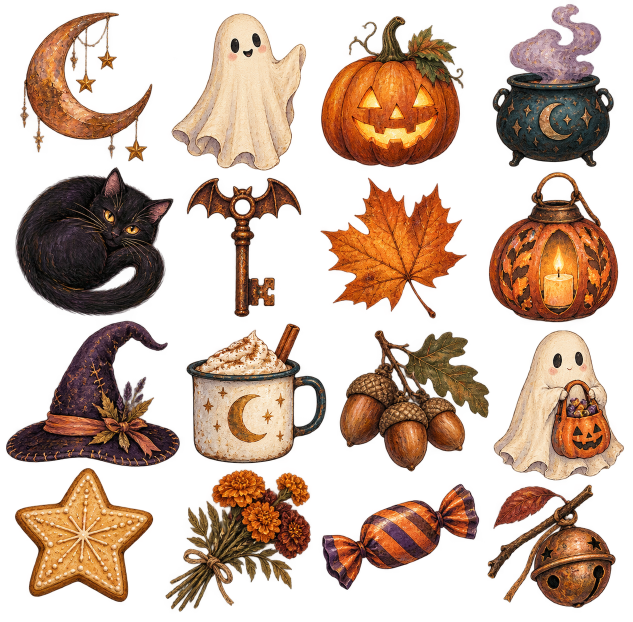
#> input picture art/source/stickers-01.png, 1265 x 1244 px (shown at 1/2 size)
$ python split-sticker-sheet.py
#> lines starting #> are read from the running program, lines starting #| are printed output that depends on the picture; after the words box and inside, x2 and y2 are one past the last pixel; in counts of white or black regions, pixels touching at a corner belong together
#> further down, image is the input picture: PIL image 1265x1244 RGBA; mean R, G, B, A 74.4, 47.3, 30.4, 112.6
#!/usr/bin/env python3
"""Package original Spooky artwork as independent transparent stickers."""
from collections import deque
from pathlib import Path
from PIL import Image, ImageChops, ImageFilter, ImageOps

ROOT = Path(__file__).resolve().parents[1]
SOURCE = ROOT / "art/source"
STICKERS = ROOT / "macos/Stickers"
OBJECTS = STICKERS / "Objects"

# Several output filenames are legacy position keys; preserve them so an app
# update does not discard existing saved Desktop sticker placements.
SHEETS = [("stickers-01.png", 4, 4), ("stickers-02.png", 4, 4),
          ("stickers-03.png", 4, 4), ("stickers-04.png", 2, 2)]
STATIC = {
    "scorpio": (1, 11), "taurus": (2, 5), "axe-ghost": (3, 12),
    "pumpkin-ghost": (2, 6), "virgo-stamp": (3, 0),
    "treat-ghost": (3, 3), "leo-stamp": (2, 13), "pixel-cat": (3, 8),
}
OBJECT_NAMES = (
    "pumpkin-cookies", "sheet-ghost", "iron-cauldron", "spirit-board",
    "ghost-candle", "blood-bottle", "dried-rose", "pumpkin-candies",
    "enamel-mug", "witch-hat", "jack-o-lantern", "frog", "wax-seal",
    "raven", "skull", "pumpkin-spice-candle", "moon", "pumpkin",
    "ghost-cocoa", "black-cat", "mushroom", "black-cauldron", "pumpkin-pair",
    "peppermint", "coffee-cup", "oak-leaf", "autumn-leaf", "candy-corn",
    "star", "halloween-mug", "cinnamon-roll", "dagger", "caramels",
    "witch-hazel", "heart-cookie", "pinecone", "sweet-bread",
    "pumpkin-pie-slice", "cat-latte", "ghost-cookie", "acorn", "muffin",
    "ice-cream", "pumpkin-pie",
)
PREFERRED = {
    "pumpkin-cookies": (1, 12), "sheet-ghost": (1, 1),
    "iron-cauldron": (1, 3), "spirit-board": (2, 10),
    "ghost-candle": (3, 11), "blood-bottle": (2, 3),
    "dried-rose": (1, 13), "pumpkin-candies": (1, 14),
    "enamel-mug": (1, 9), "witch-hat": (1, 8),
    "jack-o-lantern": (1, 2), "frog": (4, 0),
    "wax-seal": (2, 8), "raven": (2, 0), "skull": (4, 1),
    "pumpkin-spice-candle": (3, 2), "moon": (3, 10),
    "pumpkin": (2, 1), "ghost-cocoa": (4, 2),
    "black-cat": (1, 4), "mushroom": (2, 2),
    "black-cauldron": (2, 7), "pumpkin-pair": (3, 1),
    "coffee-cup": (3, 6), "oak-leaf": (3, 15),
    "autumn-leaf": (1, 6), "candy-corn": (4, 3),
    "star": (1, 0), "cinnamon-roll": (2, 12),
    "dagger": (1, 5), "pinecone": (3, 4),
    "pumpkin-pie-slice": (3, 14), "ghost-cookie": (2, 15),
    "acorn": (1, 10),
}

def cut_sheet(sheet, columns, rows):
    # The generated drawings do not follow perfectly rigid grid boundaries.
    # Find connected transparent cutouts across the whole sheet so neighboring
    # stickers never leave slivers in one another's files.
    small = sheet.copy()
    small.thumbnail((650, 650))
    alpha = small.getchannel("A").point(lambda value: 255 if value > 30 else 0)
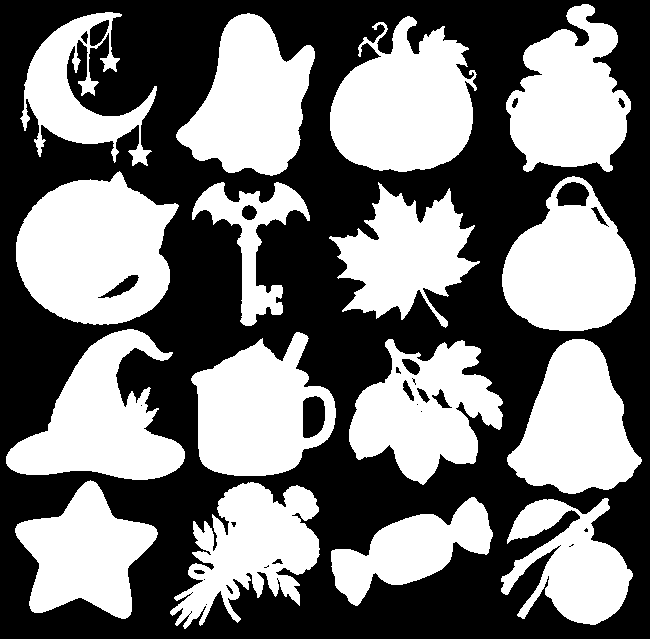
#> alpha: PIL image 650x639 L; 46.5% white; 16 white regions, largest, box (x1, y1, x2, y2) and area: (16, 171, 179, 325) 17903, (330, 16, 477, 172) 15940, (6, 329, 185, 480) 13904
    alpha = alpha.filter(ImageFilter.MaxFilter(3))
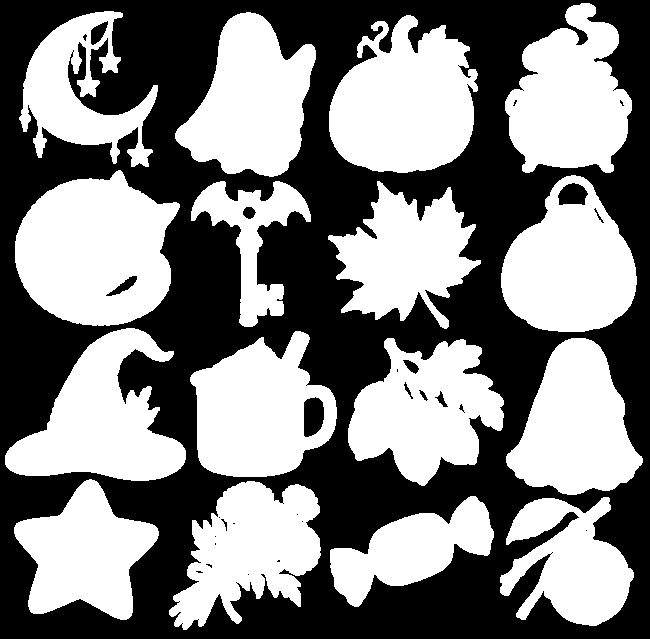
#> alpha: PIL image 650x639 L; 50.1% white; 28 black regions (15 under 20 px), largest, box (x1, y1, x2, y2) and area: (0, 0, 650, 639) 204925, (304, 397, 324, 437) 666, (558, 183, 588, 205) 498
    width, height = alpha.size
#> width = 650; height = 639
    remaining = bytearray(alpha.tobytes())
    components = []
    for seed in range(width * height):
        if not remaining[seed]:
            continue
        remaining[seed] = 0
        queue = deque([seed])
        area = 0
        left, top, right, bottom = width, height, 0, 0
        while queue:
            point = queue.popleft()
            y, x = divmod(point, width)
            area += 1
            left, right = min(left, x), max(right, x)
            top, bottom = min(top, y), max(bottom, y)
            for neighbor in (point - 1 if x else -1,
                             point + 1 if x < width - 1 else -1,
                             point - width if y else -1,
                             point + width if y < height - 1 else -1):
                if neighbor >= 0 and remaining[neighbor]:
                    remaining[neighbor] = 0
                    queue.append(neighbor)
        if area > 100:
            components.append((left, top, right + 1, bottom + 1))
    if len(components) != columns * rows:
        raise ValueError(f"Expected {columns * rows} cutouts, found {len(components)}")
    output = {}
    for left, top, right, bottom in components:
        center_x, center_y = (left + right) / 2, (top + bottom) / 2
        col = min(columns - 1, int(center_x * columns / width))
        row = min(rows - 1, int(center_y * rows / height))
        bounds = (max(0, round(left * sheet.width / width) - 4),
                  max(0, round(top * sheet.height / height) - 4),
                  min(sheet.width, round(right * sheet.width / width) + 4),
                  min(sheet.height, round(bottom * sheet.height / height) + 4))
        key = row * columns + col
        if key in output:
            raise ValueError(f"Two cutouts occupy grid cell {key}")
        output[key] = ImageOps.expand(clean_cutout(sheet.crop(bounds)), border=6, fill=(0, 0, 0, 0))
    return output

def clean_cutout(image):
    """Keep the main drawing and discard tiny parts of adjacent grid items."""
    width, height = image.size
#> width = 255; height = 339
    alpha = image.getchannel("A")
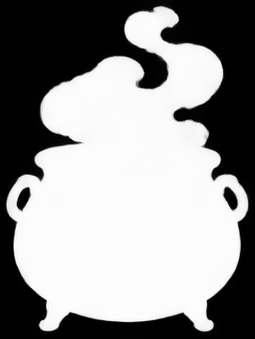
#> alpha: PIL image 255x339 L; min 0, max 255, mean 145.3
    remaining = bytearray(alpha.point(lambda value: 255 if value > 30 else 0)
                          .filter(ImageFilter.MaxFilter(3)).tobytes())
    largest = []
    for seed in range(width * height):
        if not remaining[seed]:
            continue
        remaining[seed] = 0
        queue = deque([seed])
        pixels = []
        while queue:
            point = queue.popleft()
            pixels.append(point)
            y, x = divmod(point, width)
            for neighbor in (point - 1 if x else -1,
                             point + 1 if x < width - 1 else -1,
                             point - width if y else -1,
                             point + width if y < height - 1 else -1):
                if neighbor >= 0 and remaining[neighbor]:
                    remaining[neighbor] = 0
                    queue.append(neighbor)
        if len(pixels) > len(largest):
            largest = pixels
    mask = bytearray(width * height)
    for point in largest:
        mask[point] = 255
    mask_image = Image.frombytes("L", image.size, bytes(mask)).filter(ImageFilter.MaxFilter(5))
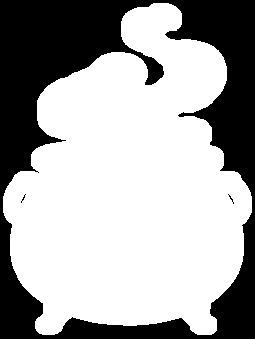
#> mask_image: PIL image 255x339 L; 65.1% white; 3 black regions (2 under 20 px), largest, box (x1, y1, x2, y2) and area: (0, 0, 255, 339) 30116
    image.putalpha(ImageChops.multiply(alpha, mask_image))
    return image

all_art = {}
for sheet_number, (name, columns, rows) in enumerate(SHEETS, 1):
    image = Image.open(SOURCE / name).convert("RGBA")
    for index, cutout in cut_sheet(image, columns, rows).items():
        all_art[(sheet_number, index)] = cutout
#> this loop made 16 passes
#> after the loop, all_art = 16 items
#> pass 2 of the loop `for sheet_number, (name, columns, rows) in enumerate(SHEETS, 1):`:
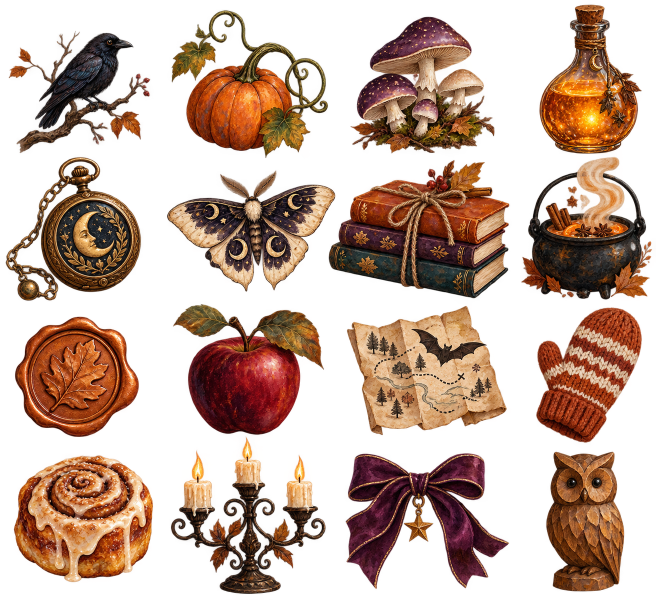
#> input picture art/source/stickers-02.png, 1312 x 1199 px (shown at 1/2 size)
#> image is the input picture: PIL image 1312x1199 RGBA; mean R, G, B, A 67.8, 39, 23.4, 113.3
#> in cut_sheet (call 2), `alpha = alpha.filter(ImageFilter.MaxFilter(3))`:
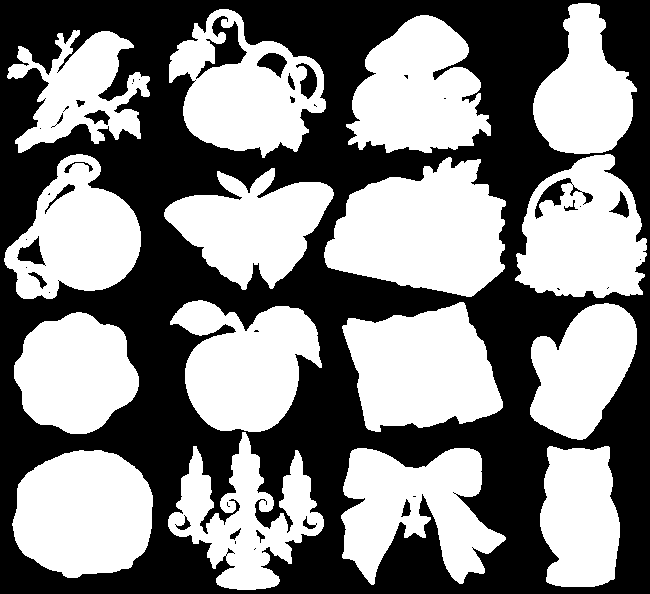
#> alpha: PIL image 650x594 L; 50.9% white; 42 black regions (21 under 20 px), largest, box (x1, y1, x2, y2) and area: (0, 0, 650, 594) 185202, (196, 16, 247, 79) 1108, (535, 178, 593, 219) 587
#> in cut_sheet (call 2), `width, height = alpha.size`: width = 650; height = 594
#> in clean_cutout (call 17), `width, height = image.size`: width = 218; height = 313
#> in clean_cutout (call 17), `mask_image = Image.frombytes("L", image.size, bytes(mask)).filter(Imag..`:
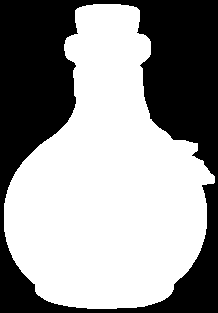
#> mask_image: PIL image 218x313 L; 58.9% white; 1 black region, box (x1, y1, x2, y2) and area: (0, 0, 218, 313) 28077
#> the loop `for index, cutout in cut_sheet(image, columns, rows).items():` made 16 passes
#> index on passes 1, 4, 6, 8, 9, 10, 11, 12: 3, 0, 7, 5, 9, 10, 11, 8
#> after the loop `for index, cutout in cut_sheet(image, columns, rows).items():`: all_art = 32 items
#> pass 3 of the loop `for sheet_number, (name, columns, rows) in enumerate(SHEETS, 1):`:
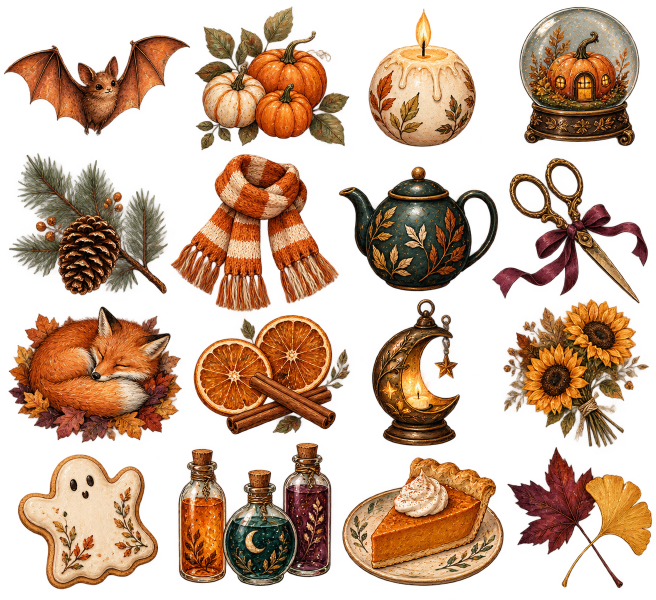
#> input picture art/source/stickers-03.png, 1312 x 1199 px (shown at 1/2 size)
#> image is the input picture: PIL image 1312x1199 RGBA; mean R, G, B, A 85.3, 50.2, 26.6, 118.5
#> in cut_sheet (call 3), `alpha = alpha.filter(ImageFilter.MaxFilter(3))`:
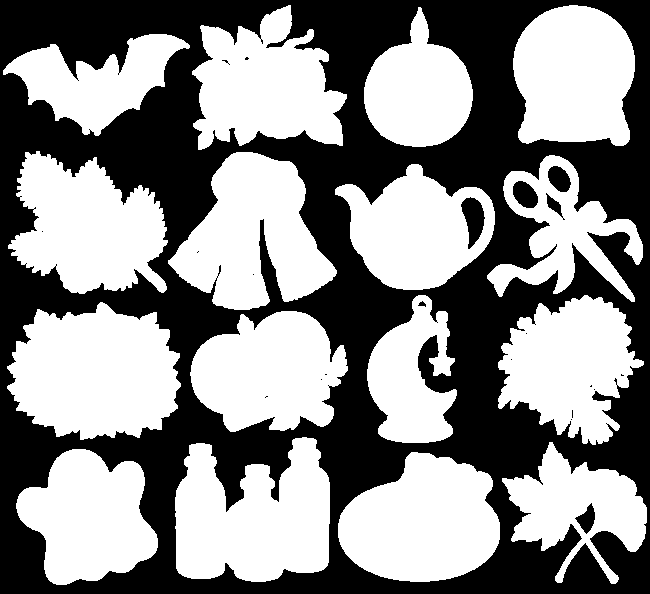
#> alpha: PIL image 650x594 L; 53.9% white; 22 black regions (15 under 20 px), largest, box (x1, y1, x2, y2) and area: (0, 0, 650, 594) 175805, (461, 197, 485, 249) 741, (513, 181, 538, 208) 493
#> in cut_sheet (call 3), `width, height = alpha.size`: width = 650; height = 594
#> in clean_cutout (call 33), `width, height = image.size`: width = 320; height = 301
#> in clean_cutout (call 33), `mask_image = Image.frombytes("L", image.size, bytes(mask)).filter(Imag..`:
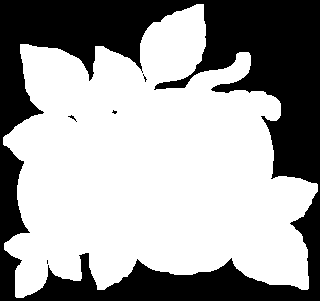
#> mask_image: PIL image 320x301 L; 63% white; 5 black regions (4 under 20 px), largest, box (x1, y1, x2, y2) and area: (0, 0, 320, 301) 35612
#> the loop `for index, cutout in cut_sheet(image, columns, rows).items():` made 16 passes
#> after the loop `for index, cutout in cut_sheet(image, columns, rows).items():`: all_art = 48 items
#> the loop made 4 passes; the first 3 are shown

selected = dict(STATIC)
#> selected = {'scorpio': (1, 11), 'taurus': (2, 5), 'axe-ghost': (3, 12), 'pumpkin-ghost': (2, 6), 'virgo-stamp': (3, 0), 'treat-ghost': (3, 3), 'leo-stamp': (2, 13), 'pixel-cat': (3, 8)}
selected.update(PREFERRED)
if len(set(selected.values())) != len(selected):
    raise ValueError("Two output names refer to the same original illustration")
available = iter(key for key in all_art if key not in selected.values())
for name in OBJECT_NAMES:
    if name not in selected:
        selected[name] = next(available)
#> after the loop, selected = 52 items
if len(selected) != 52 or set(selected.values()) != set(all_art):
    raise ValueError("Every original illustration must be packaged exactly once")

OBJECTS.mkdir(parents=True, exist_ok=True)
for name, artwork in selected.items():
    destination = STICKERS if name in STATIC else OBJECTS
    all_art[artwork].save(destination / f"{name}.png", optimize=True)
#> this loop made 52 passes
#> (name, artwork) on passes 1 to 12: ('scorpio', (1, 11)), ('taurus', (2, 5)), ('axe-ghost', (3, 12)), ('pumpkin-ghost', (2, 6)), ('virgo-stamp', (3, 0)), ('treat-ghost', (3, 3)), ('leo-stamp', (2, 13)), ('pixel-cat', (3, 8)), ('pumpkin-cookies', (1, 12)), ('sheet-ghost', (1, 1)), ('iron-cauldron', (1, 3)), ('spirit-board', (2, 10))
#> pass 1, `all_art[artwork].save(destination / f"{name}.png", optimize=True)`:
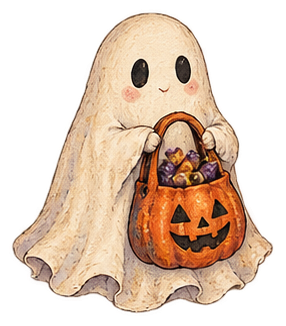
#> saved as scorpio.png: PIL image 286x326 RGBA; mean R, G, B, A 116, 91, 69.1, 130.9; transparent parts drawn white
#> pass 2, `all_art[artwork].save(destination / f"{name}.png", optimize=True)`:
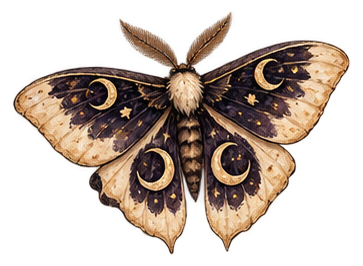
#> saved as taurus.png: PIL image 363x266 RGBA; mean R, G, B, A 67.8, 49.6, 37.7, 109.8; transparent parts drawn white
print(f"Saved {len(selected)} separate original stickers")
#| Saved 52 separate original stickers
